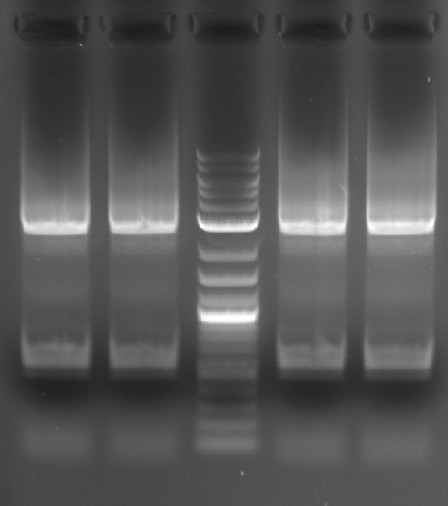
#> input picture Kleiner.jpg, 448 x 506 px
$ python GelParser.py
#> lines starting #> are read from the running program, lines starting #| are printed output that depends on the picture
#> the answer given: Kleiner.jpg
#1kb+ bands:
# 10000,8000,6000,5000,4000,3000,2000,1500,1200,1000
#!/usr/bin/env python3
"""
Gel Electrophoresis Analysis Tool - Command Line Version

This script provides all the functionality of the notebook version but is more
reliable for interactive use. Run it from the command line with:

python gel_analysis.py
"""

import json
import os
import csv
import uuid
import warnings
from datetime import datetime
from collections import defaultdict
from pathlib import Path
from typing import Dict, List, Tuple, Optional, Union

import numpy as np
import pandas as pd
import matplotlib.pyplot as plt
import cv2
from scipy.signal import find_peaks, savgol_filter
from scipy.optimize import curve_fit
from skimage import io

# Configure environment
plt.style.use('ggplot')
warnings.filterwarnings('ignore')

class GelAnalyzer:
    """class for analyzing gel electrophoresis images"""

    def __init__(self):
        """initialize the gel analyzer with default settings"""
        self.image = None
        self.metadata = {
            'experiment_id': str(uuid.uuid4()),
            'date_analyzed': datetime.now().isoformat(),
            'ladder_info': {'bands': []},
            'sample_info': {}
        }
        self.lanes = {}
        self.results = {
            'gel_dimensions': {'y_start': None, 'y_end': None}
        }
        self.band_counter = 1
        self.output_dir = "results"
        self.raw_data = defaultdict(list)
        self.final_data = []
        self.used_band_ids = set()

    # [9 lines left out: function get_next_band_id, not called in this run]

    def initialize_output(self) -> None:
        """create output directory if missing"""
        os.makedirs(self.output_dir, exist_ok=True)

    # [43 lines left out: functions save_raw_data, load_raw_data, not called in this run]

    def load_image(self, file_path: str) -> bool:
        """load and normalize image"""
#> called with file_path = 'Kleiner.jpg'
        try:
            self.image = io.imread(file_path)
#> self.image is the input picture: shape (506, 448, 3); min 27, max 255, mean 84.7
            if len(self.image.shape) == 3:  # Convert to grayscale if RGB
                self.image = np.mean(self.image, axis=2)
#> self.image: shape (506, 448) float64
            self.image = cv2.normalize(self.image, None, 0, 255, cv2.NORM_MINMAX)
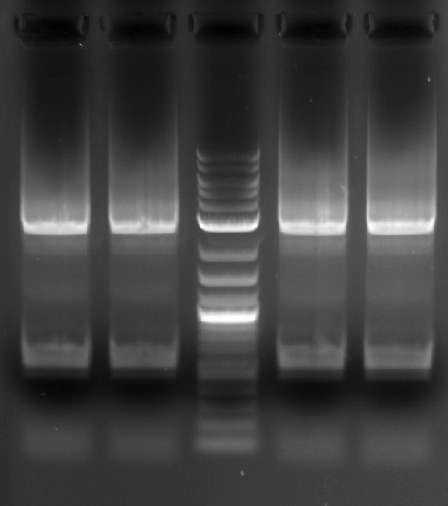
#> self.image: shape (506, 448) float64; min -1.11e-15, max 255, mean 64.5; drawn with min black and max white
            self.metadata['image_file'] = os.path.basename(file_path)
            self.metadata['image_dimensions'] = self.image.shape
            self.initialize_output()
            return True
        except Exception as e:
            print(f"Error loading image: {str(e)}")
            return False

    # [462 lines left out: functions set_gel_dimensions, detect_lanes, create_fallback_lanes, plot_lane_detection, detect_bands, interactive_band_editor and 6 more, not called in this run]

def main():
    """Und ab gehts"""
    print("\n=== Gel Electrophoresis Analysis Tool ===")
    print("This tool will guide you through analyzing your gel image.\n")

    analyzer = GelAnalyzer()

    # Load image
    while True:
        file_path = input("Path to gel image: ").strip()
        if analyzer.load_image(file_path):
            break
        print("Please try again with a valid image file path.")

    # Collect metadata
    print("\n=== Experiment Metadata ===")
    analyzer.metadata['analyst'] = input("Analyst name: ").strip()
#> the answer given: Kleiner.jpg
#> (the run stopped early here; a loop or call above may not have finished)
